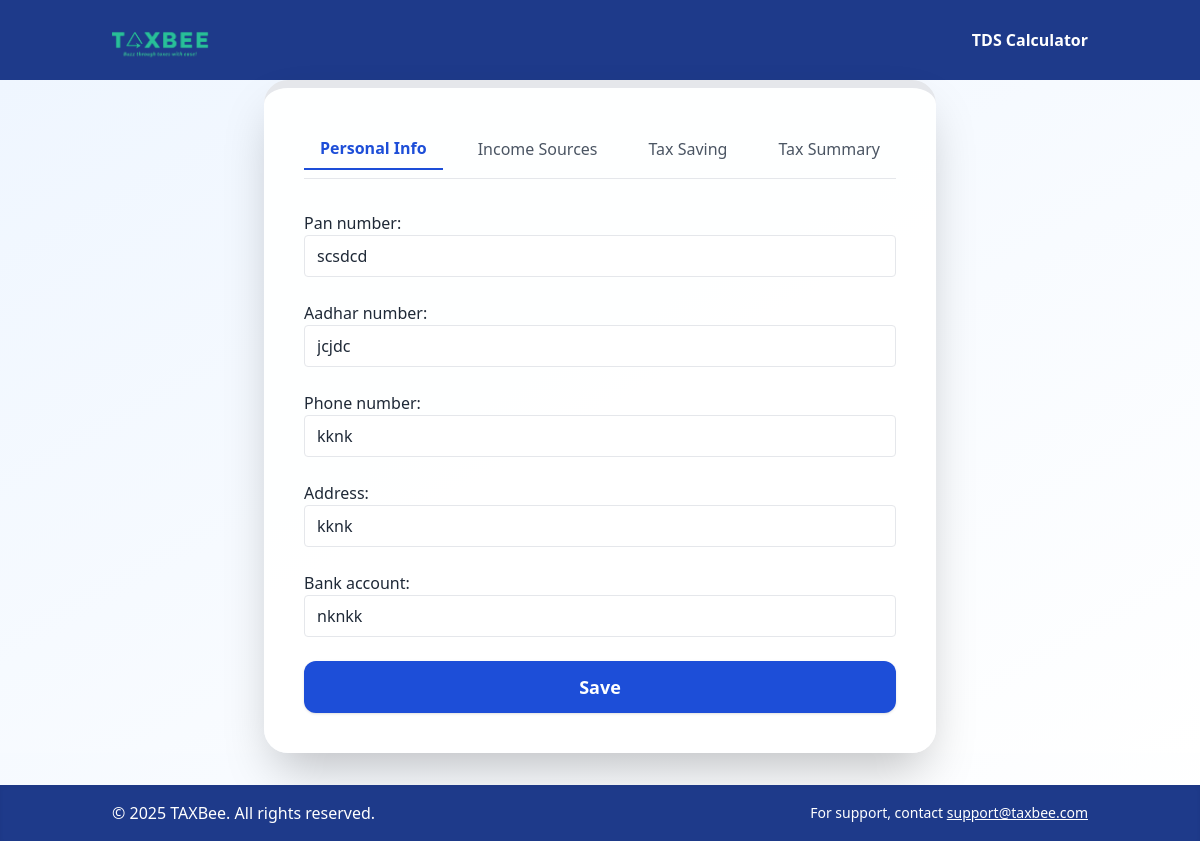
Screenshot of /accounts/itr/personal-info/ (signed in) with the database file from the repository.
### accounts/models.py (models this page shows, shortened)
class User(AbstractUser):
    ROLE_CHOICES = (
        ('client', 'Client'),
        ('ca', 'Chartered Accountant'),
    )
    role = models.CharField(max_length=10, choices=ROLE_CHOICES)
    assigned_ca = models.ForeignKey('self', null=True, blank=True, limit_choices_to={'role': 'ca'}, on_delete=models.SET_NULL)
    pan_number = models.CharField(max_length=20, blank=True, null=True)
    aadhar_number = models.CharField(max_length=20, blank=True, null=True)
    phone_number = models.CharField(max_length=20, blank=True, null=True)
    address = models.CharField(max_length=255, blank=True, null=True)
    bank_account = models.CharField(max_length=50, blank=True, null=True)

### accounts/views.py (the view, shortened to what this page needs)
# urls.py: path('itr/personal-info/', ItrPersonalInfoView.as_view(), name='itr_personal_info'),
class ItrPersonalInfoView(LoginRequiredMixin, FormView):
    template_name = 'accounts/itr_personal_info.html'
    form_class = ClientPersonalInfoForm
    success_url = reverse_lazy('itr_personal_info')
    def get_form_kwargs(self):
        kwargs = super().get_form_kwargs()
        client_id = self.request.GET.get('client_id') or self.request.POST.get('client_id')
        if client_id:
            try:
                client = User.objects.get(id=client_id)
                kwargs['instance'] = client
            except User.DoesNotExist:
                kwargs['instance'] = self.request.user
        else:
            kwargs['instance'] = self.request.user
        return kwargs
    def dispatch(self, request, *args, **kwargs):
        if not request.user.is_authenticated or request.user.role != 'ca':
            from django.contrib.auth.views import redirect_to_login
            return redirect_to_login(request.get_full_path())
        return super().dispatch(request, *args, **kwargs)

### accounts/templates/accounts/itr_personal_info.html (shortened to what this page needs)
{% extends "base.html" %}
{% block content %}
<div class="flex items-center justify-center min-h-[80vh] bg-gradient-to-br from-blue-50 to-white">
  <div class="bg-white/95 shadow-2xl rounded-3xl p-10 max-w-2xl w-full border-t-8 border-gold-400">
    <div class="mb-8">
      <div class="flex justify-between items-center border-b pb-2 mb-4">
        <button class="tab-btn font-bold text-blue-700 border-b-2 border-blue-700 px-4 py-2 focus:outline-none" data-tab="personal-info">Personal Info</button>
        <button class="tab-btn text-gray-600 px-4 py-2 focus:outline-none" data-tab="income-sources">Income Sources</button>
        <button class="tab-btn text-gray-600 px-4 py-2 focus:outline-none" data-tab="tax-saving">Tax Saving</button>
        <button class="tab-btn text-gray-600 px-4 py-2 focus:outline-none" data-tab="tax-summary">Tax Summary</button>
      </div>
    </div>
    <div id="tab-content">
      <div id="personal-info" class="tab-pane">
        <form method="post" class="space-y-6">
          {{ form.as_p }}
          <button type="submit" class="w-full bg-blue-700 hover:bg-blue-800 text-white py-3 rounded-xl font-semibold text-lg shadow">Save</button>
        </form>
      </div>
    </div>
  </div>
</div>
{% endblock %}

### rows the page displays
User: pan_number "scsdcd", aadhar_number "jcjdc", phone_number "kknk", address "kknk", bank_account "nknkk"

### other values shown
{{ now|default:2025 }} "2025"
